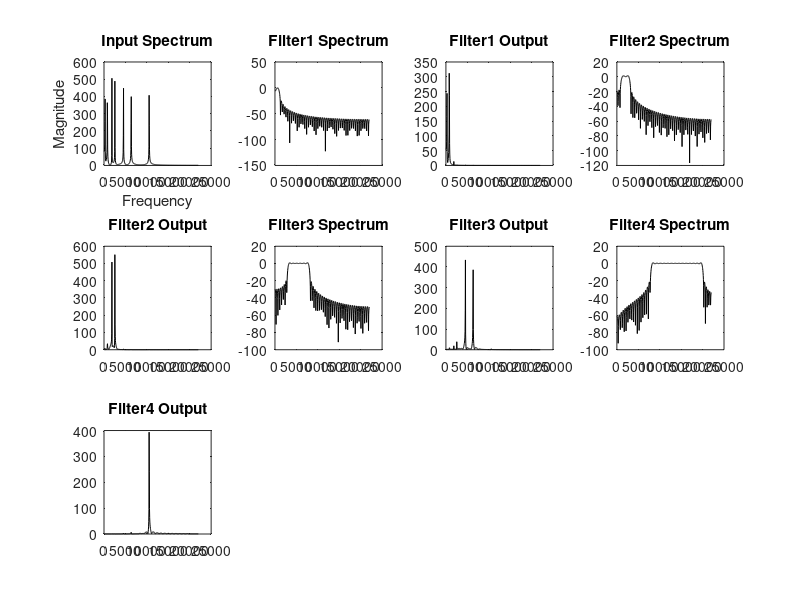

MATLAB code to generate this figure: (Note: this script raises an error after producing the figure.)
clc; clear all; close all;

fft_ord = 1024; % FFT order
Fsamp = 44000;  % Sampling frequency
t = 0:1/Fsamp:0.1;
fm = [200, 750, 1800, 2500, 4500, 6300, 10500];
x = zeros(1, length(t));

for i = 1:length(fm)
    x = x + sin(2*pi*fm(i)*t);
end

x_fft = abs(fft(x, fft_ord));
fr = (1:fft_ord/2) * Fsamp / fft_ord;

subplot(3, 4, 1), plot(fr, x_fft(1:fft_ord/2), 'k');
xlabel('Frequency'); ylabel('Magnitude'); title('Input Spectrum');

% Filter bands
fc1 = [100 1000];
fc2 = [1000 3000];
fc3 = [3000 8000];
fc4 = [8000 20000];

N = 101;  % FIR filter order

% Filter 1
h1 = fir1(N-1, 2*fc1/Fsamp, rectwin(N));
hr1 = freqz(h1, 1, fft_ord/2);
subplot(3, 4, 2), plot(fr, 20*log10(abs(hr1)), 'k'); title('Filter1 Spectrum');
y1 = filter(h1, 1, x);
y_fft1 = abs(fft(y1, fft_ord));
subplot(3, 4, 3), plot(fr, y_fft1(1:fft_ord/2), 'k'); title('Filter1 Output');

% Filter 2
h2 = fir1(N-1, 2*fc2/Fsamp, rectwin(N));
hr2 = freqz(h2, 1, fft_ord/2);
subplot(3, 4, 4), plot(fr, 20*log10(abs(hr2)), 'k'); title('Filter2 Spectrum');
y1 = filter(h2, 1, x);
y_fft1 = abs(fft(y1, fft_ord));
subplot(3, 4, 5), plot(fr, y_fft1(1:fft_ord/2), 'k'); title('Filter2 Output');

% Filter 3
h3 = fir1(N-1, 2*fc3/Fsamp, rectwin(N));
hr3 = freqz(h3, 1, fft_ord/2);
subplot(3, 4, 6), plot(fr, 20*log10(abs(hr3)), 'k'); title('Filter3 Spectrum');
y1 = filter(h3, 1, x);
y_fft1 = abs(fft(y1, fft_ord));
subplot(3, 4, 7), plot(fr, y_fft1(1:fft_ord/2), 'k'); title('Filter3 Output');

% Filter 4
h4 = fir1(N-1, 2*fc4/Fsamp, rectwin(N));
hr4 = freqz(h4, 1, fft_ord/2);
subplot(3, 4, 8), plot(fr, 20*log10(abs(hr4)), 'k'); title('Filter4 Spectrum');
y1 = filter(h4, 1, x);
y_fft1 = abs(fft(y1, fft_ord));
subplot(3, 4, 9), plot(fr, y_fft1(1:fft_ord/2), 'k'); title('Filter4 Output');

% Equalizer
gain1 = dfilt.scalar(1);
gain2 = dfilt.scalar(0.8);
gain3 = dfilt.scalar(0.5);
gain4 = dfilt.scalar(0.2);

F1 = dfilt.dffir(h1); H1 = dfilt.cascade(gain1, F1);
F2 = dfilt.dffir(h2); H2 = dfilt.cascade(gain2, F2);
F3 = dfilt.dffir(h3); H3 = dfilt.cascade(gain3, F3);
F4 = dfilt.dffir(h4); H4 = dfilt.cascade(gain4, F4);

Equalizer = dfilt.parallel(H1, H2, H3, H4);
[h, w] = freqz(Equalizer, fft_ord, Fsamp);

subplot(3, 4, 10);
plot(w, 20.*log10(abs(h)), 'k');
xlabel('Frequency (Hz)'); ylabel('Gain (dB)');
title('Equalizer Magnitude Response');

y_eq = filter(real(h), 1, x);
y_eq_fft1 = abs(fft(y_eq, fft_ord));
subplot(3, 4, 11), plot(fr, y_eq_fft1(1:fft_ord/2), 'k'); title('Equalizer Output');

y_eq1 = h' .* x_fft;
y_eq_fft2 = abs(ifft(y_eq1, fft_ord));
subplot(3, 4, 12), plot(fr, y_eq_fft2(1:fft_ord/2), 'k'); title('Equalizer Output');

% Save figure as PNG
saveas(gcf, 'equalizer_output.png');
